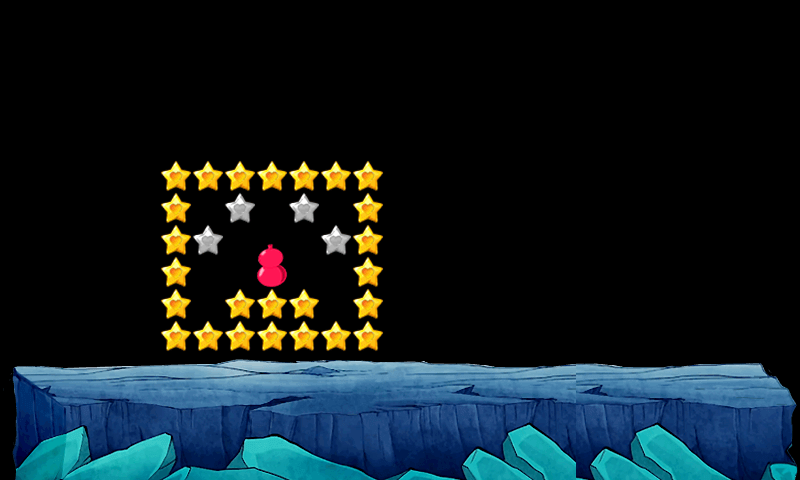

A 2D game scene composited from a Tiled map and its tileset images. What follows is a short description and the map's XML, with each tile layer's data collapsed to a summary:
An orthogonal 25x15 tile map with 32x32 px tiles, 2 tile layers (root, jewel), 1 hidden layer not drawn, 3 tilesets and 1 object.

<map version="1.0" tiledversion="1.1.4" orientation="orthogonal" renderorder="right-down" width="25" height="15" tilewidth="32" tileheight="32" infinite="0" nextobjectid="2">
 <tileset firstgid="1" name="tree" tilewidth="32" tileheight="32" tilecount="6" columns="2">
  <image source="stone.png" width="64" height="96" />
  <tile id="0">
   <properties>
    <property name="rootX" value="1" />
    <property name="rootY" value="0" />
   </properties>
  </tile>
  <tile id="1">
   <properties>
    <property name="rootX" value="1" />
    <property name="rootY" value="0" />
   </properties>
  </tile>
  <tile id="2">
   <properties>
    <property name="rootX" value="0" />
    <property name="rootY" value="0" />
   </properties>
  </tile>
  <tile id="4">
   <properties>
    <property name="rootX" value="0" />
    <property name="rootY" value="0" />
   </properties>
  </tile>
  <tile id="5">
   <properties>
    <property name="rootX" value="0" />
    <property name="rootY" value="0" />
   </properties>
  </tile>
 </tileset>
 <tileset firstgid="7" name="ground" tilewidth="32" tileheight="32" tilecount="84" columns="21">
  <image source="ground.png" width="672" height="149" />
  <tile id="0">
   <properties>
    <property name="rootX" value="-1" />
    <property name="rootY" value="0" />
   </properties>
  </tile>
  <tile id="1">
   <properties>
    <property name="rootX" value="-1" />
    <property name="rootY" value="0" />
   </properties>
  </tile>
  <tile id="2">
   <properties>
    <property name="rootX" value="-1" />
    <property name="rootY" value="0" />
   </properties>
  </tile>
  <tile id="3">
   <properties>
    <property name="rootX" value="-1" />
    <property name="rootY" value="0" />
   </properties>
  </tile>
  <tile id="4">
   <properties>
    <property name="rootX" value="-1" />
    <property name="rootY" value="0" />
   </properties>
  </tile>
  <tile id="5">
   <properties>
    <property name="rootX" value="-1" />
    <property name="rootY" value="0" />
   </properties>
  </tile>
  <tile id="6">
   <properties>
    <property name="rootX" value="-1" />
    <property name="rootY" value="0" />
   </properties>
  </tile>
  <tile id="7">
   <properties>
    <property name="rootX" value="-1" />
    <property name="rootY" value="0" />
   </properties>
  </tile>
  <tile id="8">
   <properties>
    <property name="rootX" value="-1" />
    <property name="rootY" value="0" />
   </properties>
  </tile>
  <tile id="9">
   <properties>
    <property name="rootX" value="-1" />
    <property name="rootY" value="0" />
   </properties>
  </tile>
  <tile id="10">
   <properties>
    <property name="rootX" value="-1" />
    <property name="rootY" value="0" />
   </properties>
  </tile>
  <tile id="11">
   <properties>
    <property name="rootX" value="-1" />
    <property name="rootY" value="0" />
   </properties>
  </tile>
  <tile id="12">
   <properties>
    <property name="rootX" value="-1" />
    <property name="rootY" value="0" />
   </properties>
  </tile>
  <tile id="13">
   <properties>
    <property name="rootX" value="-1" />
    <property name="rootY" value="0" />
   </properties>
  </tile>
  <tile id="14">
   <properties>
    <property name="rootX" value="-1" />
    <property name="rootY" value="0" />
   </properties>
  </tile>
  <tile id="15">
   <properties>
    <property name="rootX" value="-1" />
    <property name="rootY" value="0" />
   </properties>
  </tile>
  <tile id="16">
   <properties>
    <property name="rootX" value="-1" />
    <property name="rootY" value="0" />
   </properties>
  </tile>
  <tile id="17">
   <properties>
    <property name="rootX" value="-1" />
    <property name="rootY" value="0" />
   </properties>
  </tile>
  <tile id="18">
   <properties>
    <property name="rootX" value="-1" />
    <property name="rootY" value="0" />
   </properties>
  </tile>
  <tile id="19">
   <properties>
    <property name="rootX" value="-1" />
    <property name="rootY" value="0" />
   </properties>
  </tile>
  <tile id="20">
   <properties>
    <property name="rootX" value="-1" />
    <property name="rootY" value="0" />
   </properties>
  </tile>
 </tileset>
 <tileset firstgid="91" name="coin" tilewidth="32" tileheight="64" tilecount="6" columns="6">
  <image source="hulu.png" width="192" height="64" />
  <tile id="0">
   <properties>
    <property name="jewelType" value="1" />
   </properties>
  </tile>
  <tile id="1">
   <properties>
    <property name="jewelType" value="2" />
   </properties>
  </tile>
  <tile id="2">
   <properties>
    <property name="jewelType" value="3" />
   </properties>
  </tile>
  <tile id="3">
   <properties>
    <property name="jewelType" value="4" />
   </properties>
  </tile>
  <tile id="4">
   <properties>
    <property name="jewelType" value="5" />
   </properties>
  </tile>
  <tile id="5">
   <properties>
    <property name="jewelType" value="6" />
   </properties>
  </tile>
 </tileset>
 <layer name="root" width="25" height="15">
  <data>[375 cells, 100 non-empty, 84 distinct tile ids]</data>
 </layer>
 <layer name="tree" width="25" height="15" visible="0">
  <data>[375 cells, 6 non-empty, 4 distinct tile ids]</data>
 </layer>
 <layer name="jewel" width="25" height="15">
  <data>[375 cells, 30 non-empty, 3 distinct tile ids]</data>
 </layer>
 <objectgroup name="enemy1">
  <object id="1" x="559" y="372" />
 </objectgroup>
</map>